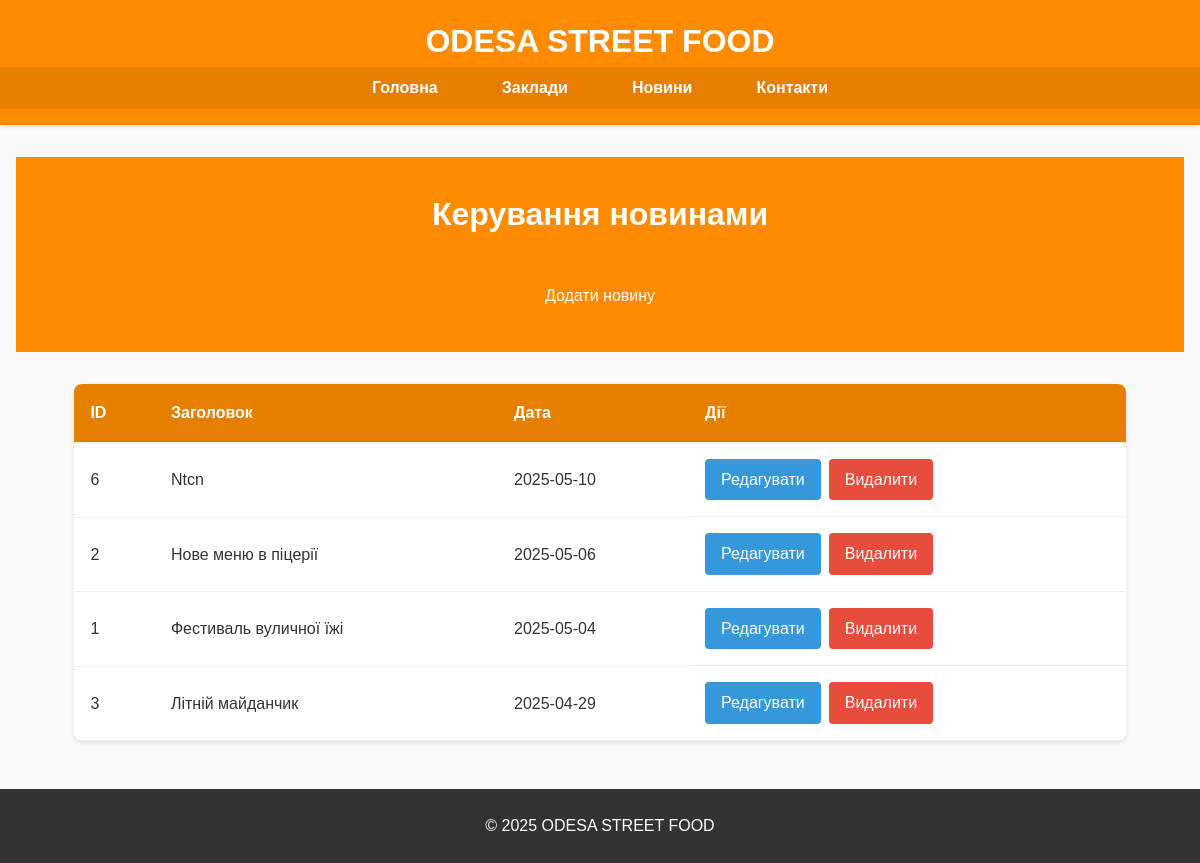
/admin/news, run on an earlier commit of the app's database.
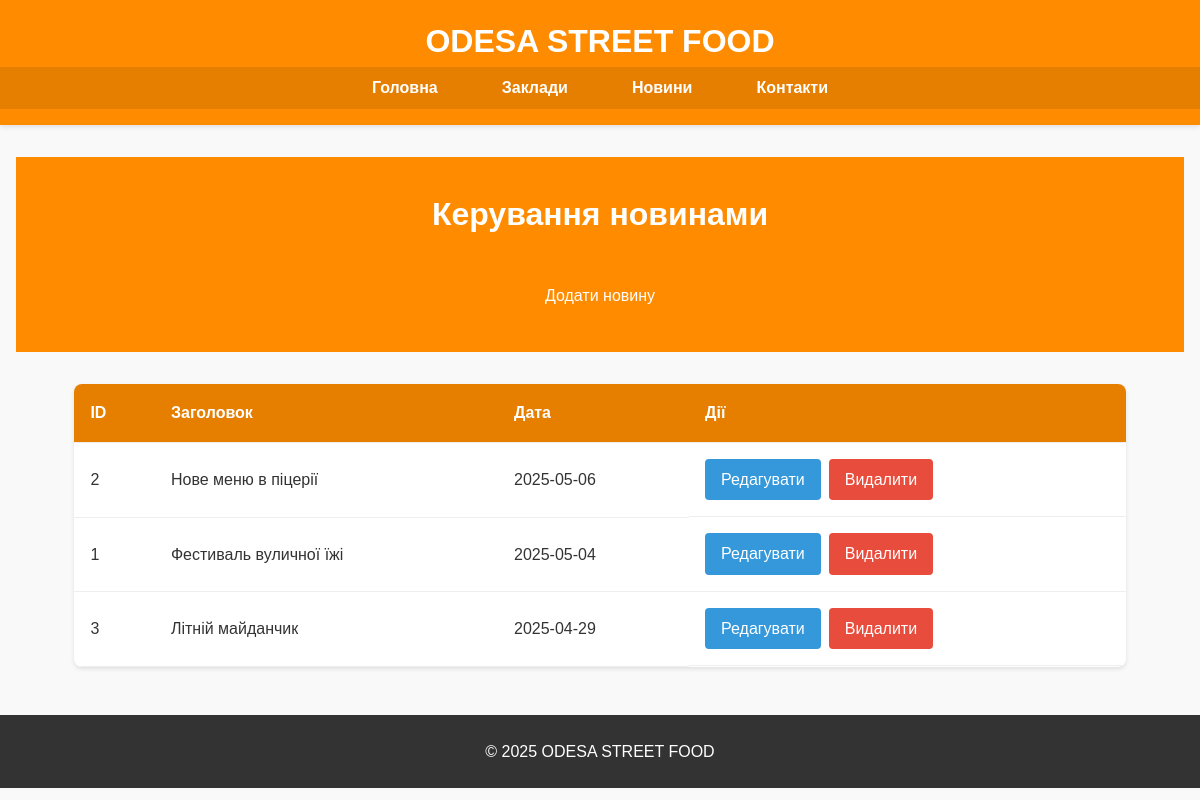
And on a later commit of the database.
### tables this page shows
CREATE TABLE news
                 (
                     id
                     INTEGER
                     PRIMARY
                     KEY
                     AUTOINCREMENT,
                     title
                     TEXT
                     NOT
                     NULL,
                     date
                     TEXT
                     NOT
                     NULL,
                     content
                     TEXT
                     NOT
                     NULL,
                     image
                     TEXT
                     NOT
                     NULL
                 );

### app.py (the view)
@app.route('/admin/news')
def admin_news():
    conn = sqlite3.connect('news.db')
    c = conn.cursor()
    c.execute("SELECT * FROM news ORDER BY date DESC")
    news_items = [dict(zip(['id', 'title', 'date', 'content', 'image'], row)) for row in c.fetchall()]
    conn.close()
    return render_template('admin_news.html', now=datetime.now(), news_items=news_items)

### templates/admin_news.html (shortened to what this page needs)
{% extends "base.html" %}
{% block content %}
<section class="admin-header">
    <h1>Керування новинами</h1>
    <a href="{{ url_for('add_news') }}" class="btn">Додати новину</a>
</section>
<section class="admin-news-list">
    <div class="container">
        <table>
            <thead>
                <tr>
                    <th>ID</th>
                    <th>Заголовок</th>
                    <th>Дата</th>
                    <th>Дії</th>
                </tr>
            </thead>
            <tbody>
                {% for item in news_items %}
                <tr>
                    <td>{{ item.id }}</td>
                    <td>{{ item.title }}</td>
                    <td>{{ item.date }}</td>
                    <td class="actions">
                        <a href="{{ url_for('edit_news', news_id=item.id) }}" class="btn-edit">Редагувати</a>
                        <a href="{{ url_for('delete_news', news_id=item.id) }}" class="btn-delete">Видалити</a>
                    </td>
                </tr>
                {% endfor %}
            </tbody>
        </table>
    </div>
</section>
{% endblock %}

What changed in the data, as far as the page shows it:
removed news: id "6", title "Ntcn", date "2025-05-10"
